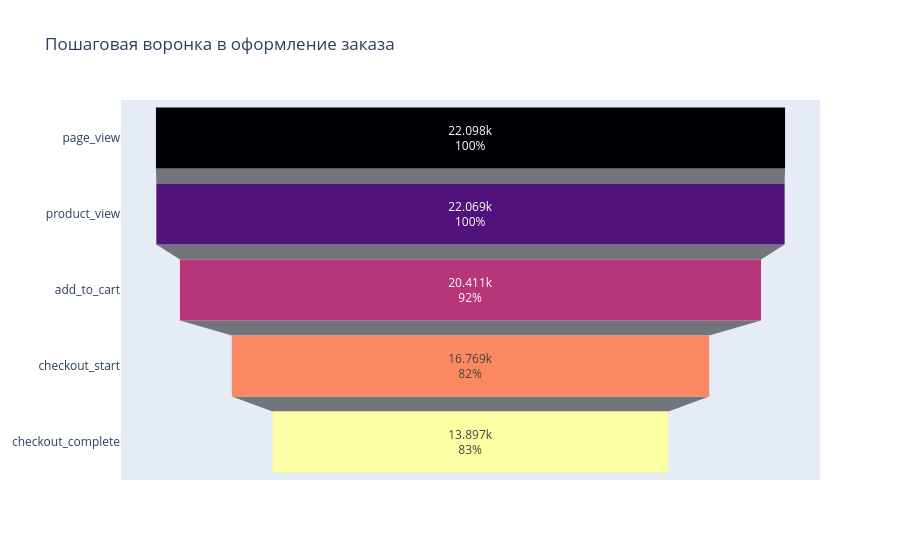

The notebook cell this image was saved under:
### Markdown cell above
#### В дополнение к общей воронке, посмотрим на конверсию из каждого предыдущего шага в текущий. Это поможет выявить этап, на котором отваливается больше всего пользователей.

### Code cell
fig = go.Figure(go.Funnel(
    y = funnel['step'],
    x = funnel['users'],
    textinfo = "value+percent previous",
    marker = {"color": ["#000004", "#51127c", "#b63679", "#fb8861", "#fcffa4"]}
))

fig.update_layout(title_text='Пошаговая воронка в оформление заказа')
fig.show()

### Figure 1 — Plotly figure (JSON) as saved in the notebook; plotly's stock layout.template omitted (floating-point values rounded to 4 significant figures)
{"data": [{"marker": {"color": ["#000004", "#51127c", "#b63679", "#fb8861", "#fcffa4"]}, "textinfo": "value+percent previous", "type": "funnel", "x": [22098, 22069, 20411, 16769, 13897], "y": ["page_view", "product_view", "add_to_cart", "checkout_start", "checkout_complete"]}], "layout": {"title": {"text": "Пошаговая воронка в оформление заказа"}}}
